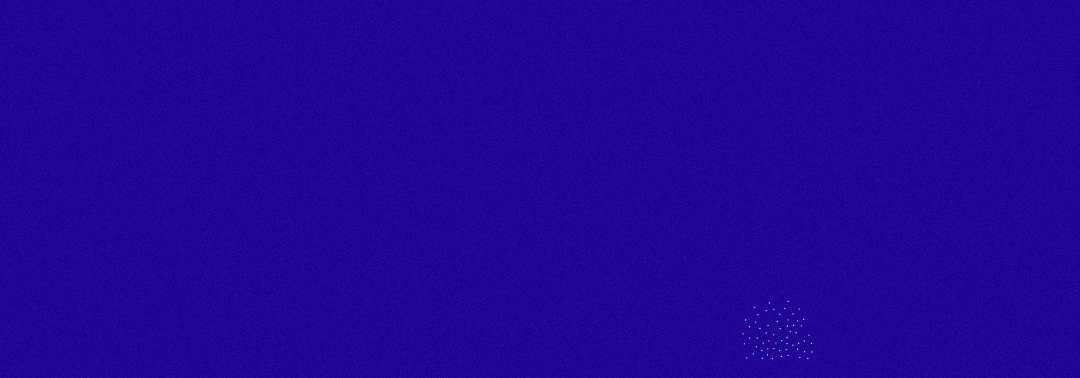
Frame 1 (no input)
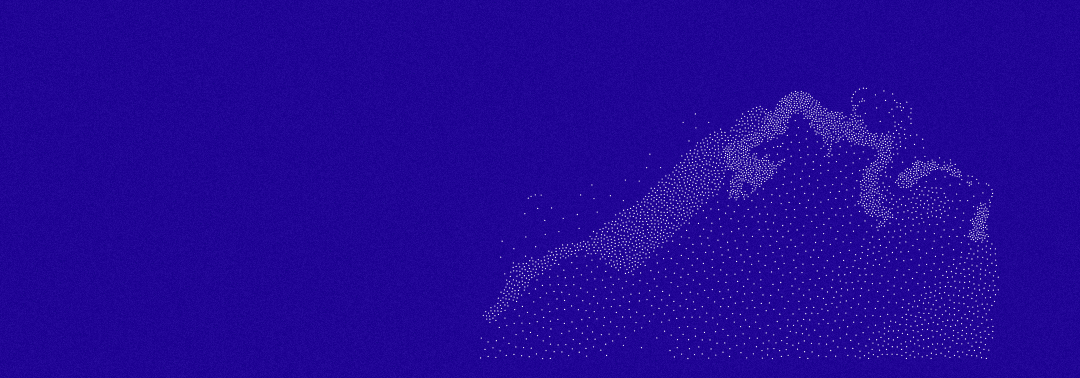
Frame 60 (no input)
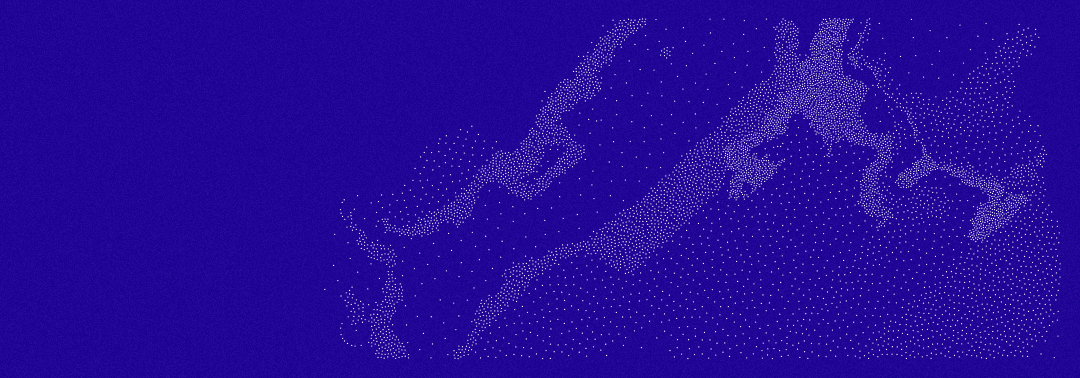
Frame 120 (the mouse pressed at the canvas centre since frame 60)

The p5.js sketch that drew these frames (run headless with seeded random() and noise() and a simulated clock; from frame 60 on, the mouse is pressed at the canvas centre):

// p5.js sketch
// ── sketch.js
/*

Mulholland	
by
Mathias
Isaksen

https://openprocessing.org/sketch/1488948

*/


let w; // Width of canvas
let h; // Height of canvas
let s; // Scale, min of w and h
let asp = 1 / 0.35; // Aspect ratio
let c; // Canvas
let pixelMapper; // Pixel coordinate mapper
let gfx;
let seed;

let canvasExtent = [-1, 1, -1 / asp, 1 / asp];
let artExtent = addMargin(canvasExtent);
let extentWidth = canvasExtent[1] - canvasExtent[0];

let pointsPerFrame = 60;
let pds;
let grainImg;
let backgroundLightness;
let pointFill;

function setup() {
  pixelDensity(window.devicePixelRatio);
  
  seed = 5325*random();

  [w, h] = computeCanvasSize(windowWidth, windowHeight, asp);
  w = Math.round(w);
  h = Math.round(h);
  s = Math.min(w, h);

  pixelMapper = new PixelMapper(w, h);
  pixelMapper.setExtentWidth(extentWidth);

  c = createCanvas(w, h);
  gfx = createGraphics(w, h);

  noiseSeed(72*seed);
  xNoise = new Perlin(5631*seed, 0.5, 10, 0.5);
  yNoise = new Perlin(7242*seed, 0.5, 10, 0.5);

  const circles = generateCircles(artExtent, 0.25, 0.5, random);
  const nCircles = circles.length;
	
	const warpSizeX = random(0.1, 1);
	const warpSizeY = random(0.1, 1);
	const numWarps = floor(random(1, 10 + 1));

  function distanceFunction(p) {
    let [x, y] = p;
		let warpScale = 1;
		for (let i = 0; i < numWarps; i++) {
			const dx = -1 + 2*xNoise.ev(x, y);
    	const dy = -1 + 2*xNoise.ev(x, y);

    	x += warpScale*warpSizeX*dx;
    	y += warpScale*warpSizeY*dy;
			
			warpScale *= 0.5;
		}
    

    for (let i = 0; i < nCircles; i++) {
      const circ = circles[i];
      const [cX, cY] = circ.center;
      if (Math.hypot(cX - x, cY - y) < circ.radius) return circ.dist;
    }
    return 1;
  }

	const minDistance = random(0.004, 0.006);
	const maxDistance = minDistance*random(5, 10);
	
  pds = new Poisson2D({
    extent: artExtent,
    minDistance: minDistance,
    maxDistance: maxDistance,
    distanceFunction,
    tries: 10,
  }, random);

  grainImg = createImage(2*w, 2*h);
  addGrain(grainImg, 0.1, false, random);
  grainImg.resize(w, h);

	backgroundLightness = random();
	pointFill = backgroundLightness > 0.5 ? "#030203" : "#fcfdfc";
	
  gfx.colorMode(HSL, 1);
  gfx.background(random(), random(), backgroundLightness);

  image(gfx, 0, 0);
  
  const grainStart = pixelMapper.toPixel(canvasExtent[0], canvasExtent[2]);
  const grainEnd = pixelMapper.toPixel(canvasExtent[1], canvasExtent[3]);
  let [grainX, grainY] = grainStart;
  grainX = round(grainX);
  grainY = round(grainY);
  const grainW = round(grainEnd[0] - grainStart[0]);
  const grainH = round(grainEnd[1] - grainStart[1]);

  blend(grainImg, grainX, grainY, grainW, grainH, grainX, grainY, grainW, grainH, DIFFERENCE);
	loop();
}

function draw() {

  stroke(pointFill);
  strokeWeight(s / 300);

  for (let i = 0; i < pointsPerFrame; i++) {
    let p = pds.next();
    if (!p) {
      noLoop();
      return;
    }
    point(...pixelMapper.toPixel(...p));
  }
  
}

window.addEventListener("keyup", (e) => {
	if (e.key === " ") {
		setup();
		draw();
	}
});

//////////////////////////////

function addGrain(img, fill = 0.05, color = false, rng = Math.random) {
    img.loadPixels();
    const w = img.width;
    const h = img.height;
    
    for (let i = 0; i < h; i++) {
      for (let j = 0; j < w; j++) {
        ind = 4*(i*w + j);
        let c;
        if (color) {
            c = Array(3).fill().map(_ => fill*255*rng());
        } else {
            const value = fill*255*rng();
            c = Array(3).fill().map(_ => value);
        }
        
      
        img.pixels[ind] = c[0];
        img.pixels[ind + 1] = c[1];
        img.pixels[ind + 2] = c[2];
        img.pixels[ind + 3] = 255;
      }
    }
    
    img.updatePixels();
  }

//////////////////////////////

function addMargin(extent, margin = 0.05) {
    let [xMin, xMax, yMin, yMax] = extent;
    const width = xMax - xMin;
    const height = yMax - yMin;

    const s = Math.min(width, height);

    xMin += margin*s;
    xMax -= margin*s;
    yMin += margin*s;
    yMax -= margin*s;
    return [xMin, xMax, yMin, yMax];
}

//////////////////////////////


function computeCanvasSize(windowWidth, windowHeight, aspectRatio, margin = 0.1) {
    let w, h;

    if (windowHeight*aspectRatio <= windowWidth) {
        [w, h] = [windowHeight*aspectRatio, windowHeight];
    } else {
        [w, h] = [windowWidth, windowWidth / aspectRatio];
    }
    return [(1 - margin)*w, (1 - margin)*h];
}

//////////////////////////////

function generateCircles(extent, minRadius = 0.1, maxRadius = 2, rng = Math.random) {
    const circles = [];

    const pds = new Poisson2D({ extent, minDistance: 0.1 }, rng);
    const centers = pds.fill();
    const n = centers.length;

    for (let i = 0; i < n; i++) {
        circles.push({
            center: centers[i],
            radius: minRadius + (maxRadius - minRadius)*rng(),
            dist: Math.pow(rng(), 3) // Using a power > 1 gives bias towards lower values
        });
    }
    return circles;
}

//////////////////////////////

class Perlin {
    constructor(seed, range = 1, octaves = 4, falloff = 0.5) {
      this.xOffset = random();
      this.yOffset = random();
      this.range = range;
      this.octaves = octaves;
      this.falloff = falloff;

      this.normConst = 0;
      let ampl = 0.5;
      for (let i = 0; i < octaves; i++) {
        this.normConst += ampl;
        ampl *= falloff;
      }
    }

    ev(x, y) {
      const r = this.range;
      noiseDetail(this.octaves, this.falloff);
      let v = noise((x + this.xOffset) / r, (y + this.yOffset) / r);
      return v / this.normConst;
    }
  }

//////////////////////////////

class PixelMapper {
    constructor(pixelWidth, pixelHeight) {
        this.size = [pixelWidth, pixelHeight];
        this.asp = pixelWidth / pixelHeight;
        this.setFlipY(true);
        this.setExtentWidth(2);
    }

    setFlipY(value) {
        this.ySign = value ? -1 : 1;
    }

    setExtentWidth(width) {
        this.width = width;
        this.height = width / this.asp;
    }

    setExtentHeight(height) {
        this.height = height;
        this.width = asp*height;
    }

    pixelToUnit(column, row) {
        const [w, h] = this.size;
        return [(column + 0.5) / w, (row + 0.5) / h];
    }

    unitToPixel(u, v) {
        const [w, h] = this.size;
        return [u*w - 0.5, v*h - 0.5];
    }

    fromPixel(column, row) {
        if (row === undefined) [column, row] = column;
        let [u, v] = this.pixelToUnit(column, row);
        const asp = this.asp;
        let x = (u - 0.5)*this.width;
        let y = (v - 0.5)*this.height*this.ySign;
        return [x, y];
    }

    toPixel(x, y) {
        if (y === undefined) [x, y] = x;
        let u = x / this.width + 0.5;
        let v = y * this.ySign / this.height + 0.5;
        return this.unitToPixel(u, v);
    }
}

//////////////////////////////


// "moore" JavaScript module by hughsk@GitHub, released under the MIT license
// (https://github.com/hughsk/moore)
function moore(range, dimensions) {
    range = range || 1
    dimensions = dimensions || 2

    var size = range * 2 + 1
    var length = Math.pow(size, dimensions) - 1
    var neighbors = new Array(length)

    for (var i = 0; i < length; i++) {
        var neighbor = neighbors[i] = new Array(dimensions)
        var index = i < length / 2 ? i : i + 1
        for (var dimension = 1; dimension <= dimensions; dimension++) {
            var value = index % Math.pow(size, dimension)
            neighbor[dimension - 1] = value / Math.pow(size, dimension - 1) - range
            index -= value
        }
    }

    return neighbors
}

// Code below: "poisson-disk-sampling" JavaScript module by Kevin Chapelier 
// (kchapelier@GitHub), released under the MIT license
// Combined into a single file (modification: change colliding names) 
// (https://github.com/kchapelier/poisson-disk-sampling)

/**
 * PoissonDiskSampling constructor
 * @param {object} options Options
 * @param {Array} options.shape Shape of the space
 * @param {float} options.minDistance Minimum distance between each points
 * @param {float} [options.maxDistance] Maximum distance between each points, defaults to minDistance * 2
 * @param {int} [options.tries] Number of times the algorithm will try to place a point in the neighbourhood of another points, defaults to 30
 * @param {function|null} [options.distanceFunction] Function to control the distance between each point depending on their position, must return a value between 0 and 1
 * @param {function|null} [options.bias] When using a distanceFunction, will indicate which point constraint takes priority when evaluating two points (0 for the lowest distance, 1 for the highest distance), defaults to 0
 * @param {function|null} [rng] RNG function, defaults to Math.random
 * @constructor
 */
function PoissonDiskSampling(options, rng) {
    this.shape = options.shape;

    if (typeof options.distanceFunction === 'function') {
        this.implementation = new VariableDensityPDS(options, rng);
    } else {
        this.implementation = new FixedDensityPDS(options, rng);
    }
}

PoissonDiskSampling.prototype.implementation = null;

/**
 * Add a totally random point in the grid
 * @returns {Array} The point added to the grid
 */
PoissonDiskSampling.prototype.addRandomPoint = function () {
    return this.implementation.addRandomPoint();
};

/**
 * Add a given point to the grid
 * @param {Array} point Point
 * @returns {Array|null} The point added to the grid, null if the point is out of the bound or not of the correct dimension
 */
PoissonDiskSampling.prototype.addPoint = function (point) {
    return this.implementation.addPoint(point);
};

/**
 * Try to generate a new point in the grid, returns null if it wasn't possible
 * @returns {Array|null} The added point or null
 */
PoissonDiskSampling.prototype.next = function () {
    return this.implementation.next();
};

/**
 * Automatically fill the grid, adding a random point to start the process if needed.
 * Will block the thread, probably best to use it in a web worker or child process.
 * @returns {Array[]} Sample points
 */
PoissonDiskSampling.prototype.fill = function () {
    return this.implementation.fill();
};

/**
 * Get all the points in the grid.
 * @returns {Array[]} Sample points
 */
PoissonDiskSampling.prototype.getAllPoints = function () {
    return this.implementation.getAllPoints();
};

/**
 * Get all the points in the grid along with the result of the distance function.
 * @throws Will throw an error if a distance function was not provided to the constructor.
 * @returns {Array[]} Sample points with their distance function result
 */
PoissonDiskSampling.prototype.getAllPointsWithDistance = function () {
    return this.implementation.getAllPointsWithDistance();
};

/**
 * Reinitialize the grid as well as the internal state
 */
PoissonDiskSampling.prototype.reset = function () {
    this.implementation.reset();
};

function tinyNDArrayOfInteger(gridShape) {
    var dimensions = gridShape.length,
        totalLength = 1,
        stride = new Array(dimensions),
        dimension;

    for (dimension = dimensions; dimension > 0; dimension--) {
        stride[dimension - 1] = totalLength;
        totalLength = totalLength * gridShape[dimension - 1];
    }

    return {
        stride: stride,
        data: new Uint32Array(totalLength)
    };
}

function tinyNDArrayOfArray(gridShape) {
    var dimensions = gridShape.length,
        totalLength = 1,
        stride = new Array(dimensions),
        data = [],
        dimension, index;

    for (dimension = dimensions; dimension > 0; dimension--) {
        stride[dimension - 1] = totalLength;
        totalLength = totalLength * gridShape[dimension - 1];
    }

    for (index = 0; index < totalLength; index++) {
        data.push([]);
    }

    return {
        stride: stride,
        data: data
    };
}

// sphere-random module by Mikola Lysenko under the MIT License
// waiting for https://github.com/scijs/sphere-random/pull/1 to be merged

/**
 * @param {int} d Dimensions
 * @param {Function} rng
 * @returns {Array}
 */
function sampleSphere(d, rng) {
    var v = new Array(d),
        d2 = Math.floor(d / 2) << 1,
        r2 = 0.0,
        rr,
        r,
        theta,
        h,
        i;

    for (i = 0; i < d2; i += 2) {
        rr = -2.0 * Math.log(rng());
        r = Math.sqrt(rr);
        theta = 2.0 * Math.PI * rng();

        r2 += rr;
        v[i] = r * Math.cos(theta);
        v[i + 1] = r * Math.sin(theta);
    }

    if (d % 2) {
        var x = Math.sqrt(-2.0 * Math.log(rng())) * Math.cos(2.0 * Math.PI * rng());
        v[d - 1] = x;
        r2 += Math.pow(x, 2);
    }

    h = 1.0 / Math.sqrt(r2);

    for (i = 0; i < d; ++i) {
        v[i] *= h;
    }

    return v;
}

/**
 * Get the neighbourhood ordered by distance, including the origin point
 * @param {int} dimensionNumber Number of dimensions
 * @returns {Array} Neighbourhood
 */
function getNeighbourhood(dimensionNumber) {
    var neighbourhood = moore(2, dimensionNumber),
        origin = [],
        dimension;

    // filter out neighbours who are too far from the center cell
    // the impact of this, performance wise, is surprisingly small, even in 3d and higher dimensions
    neighbourhood = neighbourhood.filter(function (n) {
        var dist = 0;

        for (var d = 0; d < dimensionNumber; d++) {
            dist += Math.pow(Math.max(0, Math.abs(n[d]) - 1), 2);
        }

        return dist < dimensionNumber; // cellSize = Math.sqrt(this.dimension)
    });

    for (dimension = 0; dimension < dimensionNumber; dimension++) {
        origin.push(0);
    }

    neighbourhood.push(origin);

    // sort by ascending distance to optimize proximity checks
    // see point 5.1 in Parallel Poisson Disk Sampling by Li-Yi Wei, 2008
    // http://citeseerx.ist.psu.edu/viewdoc/summary?doi=10.1.1.460.3061&rank=1
    neighbourhood.sort(function (n1, n2) {
        var squareDist1 = 0,
            squareDist2 = 0,
            dimension;

        for (dimension = 0; dimension < dimensionNumber; dimension++) {
            squareDist1 += Math.pow(n1[dimension], 2);
            squareDist2 += Math.pow(n2[dimension], 2);
        }

        if (squareDist1 < squareDist2) {
            return -1;
        } else if (squareDist1 > squareDist2) {
            return 1;
        } else {
            return 0;
        }
    });

    return neighbourhood;
}

var neighbourhoodCache = {};

/**
 * Get the neighbourhood ordered by distance, including the origin point
 * @param {int} dimensionNumber Number of dimensions
 * @returns {Array} Neighbourhood
 */
function getNeighbourhoodMemoized(dimensionNumber) {
    if (!neighbourhoodCache[dimensionNumber]) {
        neighbourhoodCache[dimensionNumber] = getNeighbourhood(dimensionNumber);
    }

    return neighbourhoodCache[dimensionNumber];
}

/**
 * Get the squared euclidean distance from two points of arbitrary, but equal, dimensions
 * @param {Array} point1
 * @param {Array} point2
 * @returns {number} Squared euclidean distance
 */
function squaredEuclideanDistance(point1, point2) {
    var result = 0,
        i = 0;

    for (; i < point1.length; i++) {
        result += Math.pow(point1[i] - point2[i], 2);
    }

    return result;
}

const epsilon = 2e-14;

/**
 * FixedDensityPDS constructor
 * @param {object} options Options
 * @param {Array} options.shape Shape of the space
 * @param {float} options.minDistance Minimum distance between each points
 * @param {float} [options.maxDistance] Maximum distance between each points, defaults to minDistance * 2
 * @param {int} [options.tries] Number of times the algorithm will try to place a point in the neighbourhood of another points, defaults to 30
 * @param {function|null} [rng] RNG function, defaults to Math.random
 * @constructor
 */
function FixedDensityPDS(options, rng) {
    if (typeof options.distanceFunction === 'function') {
        throw new Error('PoissonDiskSampling: Tried to instantiate the fixed density implementation with a distanceFunction');
    }

    this.shape = options.shape;
    this.minDistance = options.minDistance;
    this.maxDistance = options.maxDistance || options.minDistance * 2;
    this.maxTries = Math.ceil(Math.max(1, options.tries || 30));

    this.rng = rng || Math.random;

    this.dimension = this.shape.length;
    this.squaredMinDistance = this.minDistance * this.minDistance;
    this.minDistancePlusEpsilon = this.minDistance + epsilon;
    this.deltaDistance = Math.max(0, this.maxDistance - this.minDistancePlusEpsilon);
    this.cellSize = this.minDistance / Math.sqrt(this.dimension);

    this.neighbourhood = getNeighbourhoodMemoized(this.dimension);

    this.currentPoint = null;
    this.processList = [];
    this.samplePoints = [];

    // cache grid

    this.gridShape = [];

    for (var i = 0; i < this.dimension; i++) {
        this.gridShape.push(Math.ceil(this.shape[i] / this.cellSize));
    }

    this.grid = tinyNDArrayOfInteger(this.gridShape); //will store references to samplePoints
}

FixedDensityPDS.prototype.shape = null;
FixedDensityPDS.prototype.dimension = null;
FixedDensityPDS.prototype.minDistance = null;
FixedDensityPDS.prototype.maxDistance = null;
FixedDensityPDS.prototype.minDistancePlusEpsilon = null;
FixedDensityPDS.prototype.squaredMinDistance = null;
FixedDensityPDS.prototype.deltaDistance = null;
FixedDensityPDS.prototype.cellSize = null;
FixedDensityPDS.prototype.maxTries = null;
FixedDensityPDS.prototype.rng = null;
FixedDensityPDS.prototype.neighbourhood = null;

FixedDensityPDS.prototype.currentPoint = null;
FixedDensityPDS.prototype.processList = null;
FixedDensityPDS.prototype.samplePoints = null;
FixedDensityPDS.prototype.gridShape = null;
FixedDensityPDS.prototype.grid = null;

/**
 * Add a totally random point in the grid
 * @returns {Array} The point added to the grid
 */
FixedDensityPDS.prototype.addRandomPoint = function () {
    var point = new Array(this.dimension);

    for (var i = 0; i < this.dimension; i++) {
        point[i] = this.rng() * this.shape[i];
    }

    return this.directAddPoint(point);
};

/**
 * Add a given point to the grid
 * @param {Array} point Point
 * @returns {Array|null} The point added to the grid, null if the point is out of the bound or not of the correct dimension
 */
FixedDensityPDS.prototype.addPoint = function (point) {
    var dimension,
        valid = true;

    if (point.length === this.dimension) {
        for (dimension = 0; dimension < this.dimension && valid; dimension++) {
            valid = (point[dimension] >= 0 && point[dimension] <= this.shape[dimension]);
        }
    } else {
        valid = false;
    }

    return valid ? this.directAddPoint(point) : null;
};

/**
 * Add a given point to the grid, without any check
 * @param {Array} point Point
 * @returns {Array} The point added to the grid
 * @protected
 */
FixedDensityPDS.prototype.directAddPoint = function (point) {
    var internalArrayIndex = 0,
        stride = this.grid.stride,
        dimension;

    this.processList.push(point);
    this.samplePoints.push(point);

    for (dimension = 0; dimension < this.dimension; dimension++) {
        internalArrayIndex += ((point[dimension] / this.cellSize) | 0) * stride[dimension];
    }

    this.grid.data[internalArrayIndex] = this.samplePoints.length; // store the point reference

    return point;
};

/**
 * Check whether a given point is in the neighbourhood of existing points
 * @param {Array} point Point
 * @returns {boolean} Whether the point is in the neighbourhood of another point
 * @protected
 */
FixedDensityPDS.prototype.inNeighbourhood = function (point) {
    var dimensionNumber = this.dimension,
        stride = this.grid.stride,
        neighbourIndex,
        internalArrayIndex,
        dimension,
        currentDimensionValue,
        existingPoint;

    for (neighbourIndex = 0; neighbourIndex < this.neighbourhood.length; neighbourIndex++) {
        internalArrayIndex = 0;

        for (dimension = 0; dimension < dimensionNumber; dimension++) {
            currentDimensionValue = ((point[dimension] / this.cellSize) | 0) + this.neighbourhood[neighbourIndex][dimension];

            if (currentDimensionValue < 0 || currentDimensionValue >= this.gridShape[dimension]) {
                internalArrayIndex = -1;
                break;
            }

            internalArrayIndex += currentDimensionValue * stride[dimension];
        }

        if (internalArrayIndex !== -1 && this.grid.data[internalArrayIndex] !== 0) {
            existingPoint = this.samplePoints[this.grid.data[internalArrayIndex] - 1];

            if (squaredEuclideanDistance(point, existingPoint) < this.squaredMinDistance) {
                return true;
            }
        }
    }

    return false;
};

/**
 * Try to generate a new point in the grid, returns null if it wasn't possible
 * @returns {Array|null} The added point or null
 */
FixedDensityPDS.prototype.next = function () {
    var tries,
        angle,
        distance,
        currentPoint,
        newPoint,
        inShape,
        i;

    while (this.processList.length > 0) {
        if (this.currentPoint === null) {
            this.currentPoint = this.processList.shift();
        }

        currentPoint = this.currentPoint;

        for (tries = 0; tries < this.maxTries; tries++) {
            inShape = true;
            distance = this.minDistancePlusEpsilon + this.deltaDistance * this.rng();

            if (this.dimension === 2) {
                angle = this.rng() * Math.PI * 2;
                newPoint = [
                    Math.cos(angle),
                    Math.sin(angle)
                ];
            } else {
                newPoint = sampleSphere(this.dimension, this.rng);
            }

            for (i = 0; inShape && i < this.dimension; i++) {
                newPoint[i] = currentPoint[i] + newPoint[i] * distance;
                inShape = (newPoint[i] >= 0 && newPoint[i] < this.shape[i])
            }

            if (inShape && !this.inNeighbourhood(newPoint)) {
                return this.directAddPoint(newPoint);
            }
        }

        if (tries === this.maxTries) {
            this.currentPoint = null;
        }
    }

    return null;
};

/**
 * Automatically fill the grid, adding a random point to start the process if needed.
 * Will block the thread, probably best to use it in a web worker or child process.
 * @returns {Array[]} Sample points
 */
FixedDensityPDS.prototype.fill = function () {
    if (this.samplePoints.length === 0) {
        this.addRandomPoint();
    }

    while (this.next()) {}

    return this.samplePoints;
};

/**
 * Get all the points in the grid.
 * @returns {Array[]} Sample points
 */
FixedDensityPDS.prototype.getAllPoints = function () {
    return this.samplePoints;
};

/**
 * Get all the points in the grid along with the result of the distance function.
 * @throws Will always throw an error.
 */
FixedDensityPDS.prototype.getAllPointsWithDistance = function () {
    throw new Error('PoissonDiskSampling: getAllPointsWithDistance() is not available in fixed-density implementation');
};

/**
 * Reinitialize the grid as well as the internal state
 */
FixedDensityPDS.prototype.reset = function () {
    var gridData = this.grid.data,
        i = 0;

    // reset the cache grid
    for (i = 0; i < gridData.length; i++) {
        gridData[i] = 0;
    }

    // new array for the samplePoints as it is passed by reference to the outside
    this.samplePoints = [];

    // reset the internal state
    this.currentPoint = null;
    this.processList.length = 0;
};

/**
 * Get the euclidean distance from two points of arbitrary, but equal, dimensions
 * @param {Array} point1
 * @param {Array} point2
 * @returns {number} Euclidean distance
 */
function euclideanDistance(point1, point2) {
    var result = 0,
        i = 0;

    for (; i < point1.length; i++) {
        result += Math.pow(point1[i] - point2[i], 2);
    }

    return Math.sqrt(result);
}

/**
 * VariableDensityPDS constructor
 * @param {object} options Options
 * @param {Array} options.shape Shape of the space
 * @param {float} options.minDistance Minimum distance between each points
 * @param {float} [options.maxDistance] Maximum distance between each points, defaults to minDistance * 2
 * @param {int} [options.tries] Number of times the algorithm will try to place a point in the neighbourhood of another points, defaults to 30
 * @param {function} options.distanceFunction Function to control the distance between each point depending on their position, must return a value between 0 and 1
 * @param {float} [options.bias] When using a distanceFunction, will indicate which point constraint takes priority when evaluating two points (0 for the lowest distance, 1 for the highest distance), defaults to 0
 * @param {function|null} rng RNG function, defaults to Math.random
 * @constructor
 */
function VariableDensityPDS(options, rng) {
    if (typeof options.distanceFunction !== 'function') {
        throw new Error('PoissonDiskSampling: Tried to instantiate the variable density implementation without a distanceFunction');
    }

    this.shape = options.shape;
    this.minDistance = options.minDistance;
    this.maxDistance = options.maxDistance || options.minDistance * 2;
    this.maxTries = Math.ceil(Math.max(1, options.tries || 30));
    this.distanceFunction = options.distanceFunction;
    this.bias = Math.max(0, Math.min(1, options.bias || 0));

    this.rng = rng || Math.random;

    this.dimension = this.shape.length;
    this.minDistancePlusEpsilon = this.minDistance + epsilon;
    this.deltaDistance = Math.max(0, this.maxDistance - this.minDistancePlusEpsilon);
    this.cellSize = this.maxDistance / Math.sqrt(this.dimension);

    this.neighbourhood = getNeighbourhoodMemoized(this.dimension);

    this.currentPoint = null;
    this.currentDistance = 0;
    this.processList = [];
    this.samplePoints = [];
    this.sampleDistance = []; // used to store the distance for a given point

    // cache grid

    this.gridShape = [];

    for (var i = 0; i < this.dimension; i++) {
        this.gridShape.push(Math.ceil(this.shape[i] / this.cellSize));
    }

    this.grid = tinyNDArrayOfArray(this.gridShape); //will store references to samplePoints and sampleDistance
}

VariableDensityPDS.prototype.shape = null;
VariableDensityPDS.prototype.dimension = null;
VariableDensityPDS.prototype.minDistance = null;
VariableDensityPDS.prototype.maxDistance = null;
VariableDensityPDS.prototype.minDistancePlusEpsilon = null;
VariableDensityPDS.prototype.deltaDistance = null;
VariableDensityPDS.prototype.cellSize = null;
VariableDensityPDS.prototype.maxTries = null;
VariableDensityPDS.prototype.distanceFunction = null;
VariableDensityPDS.prototype.bias = null;
VariableDensityPDS.prototype.rng = null;
VariableDensityPDS.prototype.neighbourhood = null;

VariableDensityPDS.prototype.currentPoint = null;
VariableDensityPDS.prototype.currentDistance = null;
VariableDensityPDS.prototype.processList = null;
VariableDensityPDS.prototype.samplePoints = null;
VariableDensityPDS.prototype.sampleDistance = null;
VariableDensityPDS.prototype.gridShape = null;
VariableDensityPDS.prototype.grid = null;

/**
 * Add a totally random point in the grid
 * @returns {Array} The point added to the grid
 */
VariableDensityPDS.prototype.addRandomPoint = function () {
    var point = new Array(this.dimension);

    for (var i = 0; i < this.dimension; i++) {
        point[i] = this.rng() * this.shape[i];
    }

    return this.directAddPoint(point);
};

/**
 * Add a given point to the grid
 * @param {Array} point Point
 * @returns {Array|null} The point added to the grid, null if the point is out of the bound or not of the correct dimension
 */
VariableDensityPDS.prototype.addPoint = function (point) {
    var dimension,
        valid = true;

    if (point.length === this.dimension) {
        for (dimension = 0; dimension < this.dimension && valid; dimension++) {
            valid = (point[dimension] >= 0 && point[dimension] <= this.shape[dimension]);
        }
    } else {
        valid = false;
    }

    return valid ? this.directAddPoint(point) : null;
};

/**
 * Add a given point to the grid, without any check
 * @param {Array} point Point
 * @returns {Array} The point added to the grid
 * @protected
 */
VariableDensityPDS.prototype.directAddPoint = function (point) {
    var internalArrayIndex = 0,
        stride = this.grid.stride,
        pointIndex = this.samplePoints.length,
        dimension;

    this.processList.push(pointIndex);
    this.samplePoints.push(point);
    this.sampleDistance.push(this.distanceFunction(point));

    for (dimension = 0; dimension < this.dimension; dimension++) {
        internalArrayIndex += ((point[dimension] / this.cellSize) | 0) * stride[dimension];
    }

    this.grid.data[internalArrayIndex].push(pointIndex); // store the point reference

    return point;
};

/**
 * Check whether a given point is in the neighbourhood of existing points
 * @param {Array} point Point
 * @returns {boolean} Whether the point is in the neighbourhood of another point
 * @protected
 */
VariableDensityPDS.prototype.inNeighbourhood = function (point) {
    var dimensionNumber = this.dimension,
        stride = this.grid.stride,
        neighbourIndex,
        internalArrayIndex,
        dimension,
        currentDimensionValue,
        existingPoint,
        existingPointDistance;

    var pointDistance = this.distanceFunction(point);

    for (neighbourIndex = 0; neighbourIndex < this.neighbourhood.length; neighbourIndex++) {
        internalArrayIndex = 0;

        for (dimension = 0; dimension < dimensionNumber; dimension++) {
            currentDimensionValue = ((point[dimension] / this.cellSize) | 0) + this.neighbourhood[neighbourIndex][dimension];

            if (currentDimensionValue < 0 || currentDimensionValue >= this.gridShape[dimension]) {
                internalArrayIndex = -1;
                break;
            }

            internalArrayIndex += currentDimensionValue * stride[dimension];
        }

        if (internalArrayIndex !== -1 && this.grid.data[internalArrayIndex].length > 0) {
            for (var i = 0; i < this.grid.data[internalArrayIndex].length; i++) {
                existingPoint = this.samplePoints[this.grid.data[internalArrayIndex][i]];
                existingPointDistance = this.sampleDistance[this.grid.data[internalArrayIndex][i]];

                var minDistance = Math.min(existingPointDistance, pointDistance);
                var maxDistance = Math.max(existingPointDistance, pointDistance);
                var dist = minDistance + (maxDistance - minDistance) * this.bias;

                if (euclideanDistance(point, existingPoint) < this.minDistance + this.deltaDistance * dist) {
                    return true;
                }
            }
        }
    }

    return false;
};

/**
 * Try to generate a new point in the grid, returns null if it wasn't possible
 * @returns {Array|null} The added point or null
 */
VariableDensityPDS.prototype.next = function () {
    var tries,
        angle,
        distance,
        currentPoint,
        currentDistance,
        newPoint,
        inShape,
        i;

    while (this.processList.length > 0) {
        if (this.currentPoint === null) {
            var sampleIndex = this.processList.shift();
            this.currentPoint = this.samplePoints[sampleIndex];
            this.currentDistance = this.sampleDistance[sampleIndex];
        }

        currentPoint = this.currentPoint;
        currentDistance = this.currentDistance;

        for (tries = 0; tries < this.maxTries; tries++) {
            inShape = true;
            distance = this.minDistancePlusEpsilon + this.deltaDistance * (currentDistance + (1 - currentDistance) * this.bias);

            if (this.dimension === 2) {
                angle = this.rng() * Math.PI * 2;
                newPoint = [
                    Math.cos(angle),
                    Math.sin(angle)
                ];
            } else {
                newPoint = sampleSphere(this.dimension, this.rng);
            }

            for (i = 0; inShape && i < this.dimension; i++) {
                newPoint[i] = currentPoint[i] + newPoint[i] * distance;
                inShape = (newPoint[i] >= 0 && newPoint[i] < this.shape[i])
            }

            if (inShape && !this.inNeighbourhood(newPoint)) {
                return this.directAddPoint(newPoint);
            }
        }

        if (tries === this.maxTries) {
            this.currentPoint = null;
        }
    }

    return null;
};

/**
 * Automatically fill the grid, adding a random point to start the process if needed.
 * Will block the thread, probably best to use it in a web worker or child process.
 * @returns {Array[]} Sample points
 */
VariableDensityPDS.prototype.fill = function () {
    if (this.samplePoints.length === 0) {
        this.addRandomPoint();
    }

    while (this.next()) {}

    return this.samplePoints;
};

/**
 * Get all the points in the grid.
 * @returns {Array[]} Sample points
 */
VariableDensityPDS.prototype.getAllPoints = function () {
    return this.samplePoints;
};

/**
 * Get all the points in the grid along with the result of the distance function.
 * @returns {Array[]} Sample points with their distance function result
 */
VariableDensityPDS.prototype.getAllPointsWithDistance = function () {
    var result = new Array(this.samplePoints.length),
        i = 0,
        dimension = 0,
        point;

    for (i = 0; i < this.samplePoints.length; i++) {
        point = new Array(this.dimension + 1);

        for (dimension = 0; dimension < this.dimension; dimension++) {
            point[dimension] = this.samplePoints[i][dimension];
        }

        point[this.dimension] = this.sampleDistance[i];

        result[i] = point;
    }

    return result;
};

/**
 * Reinitialize the grid as well as the internal state
 */
VariableDensityPDS.prototype.reset = function () {
    var gridData = this.grid.data,
        i = 0;

    // reset the cache grid
    for (i = 0; i < gridData.length; i++) {
        gridData[i] = [];
    }

    // new array for the samplePoints as it is passed by reference to the outside
    this.samplePoints = [];

    // reset the internal state
    this.currentPoint = null;
    this.processList.length = 0;
};


/**
 * Wrapper that hides away helpful transformations when using PoissonDiskSampling 
 * (Not part of poisson-disk-sampling module, written by Mathias Isaksen)
 * @param {object} options Options
 * @param {Array} options.extent Extent of space of interest, array of format [xMin, xMax, yMin, yMax]
 * @param {float} options.minDistance Minimum distance between each points
 * @param {float} [options.maxDistance] Maximum distance between each points, defaults to minDistance * 2
 * @param {int} [options.tries] Number of times the algorithm will try to place a point in the neighbourhood of another points, defaults to 30
 * @param {function|null} [options.distanceFunction] Function to control the distance between each point depending on their position, must return a value between 0 and 1
 * @param {function|null} [options.bias] When using a distanceFunction, will indicate which point constraint takes priority when evaluating two points (0 for the lowest distance, 1 for the highest distance), defaults to 0
 * @param {function|null} [rng] RNG function, defaults to Math.random
 * @constructor
 */
function Poisson2D(options, rng) {
    this.options = options;
    const [xMin, xMax, yMin, yMax] = options.extent;

    const width = xMax - xMin;
    const height = yMax - yMin;
    options.shape = [width, height];

    if (options.distanceFunction) {
        const distFunc = options.distanceFunction;
        options.distanceFunction = p => {
            const pTrans = [p[0] + xMin, p[1] + yMin];
            return distFunc(pTrans);
        }
    }

    this.pdsObject = new PoissonDiskSampling(options, rng);
    this.pdsObject.addRandomPoint();

}

Poisson2D.prototype.transformPoint = function(p) {
    const [xMin, xMax, yMin, yMax] = this.options.extent;
    let [x, y] = p;
    x += xMin;
    y += yMin;
    return [x, y];
}

Poisson2D.prototype.fill = function() {
    return this.pdsObject.fill().map(p => this.transformPoint(p));
}

Poisson2D.prototype.next = function() {
    const point = this.pdsObject.next();
    if (point === null) return null;
    return this.transformPoint(point);
}
